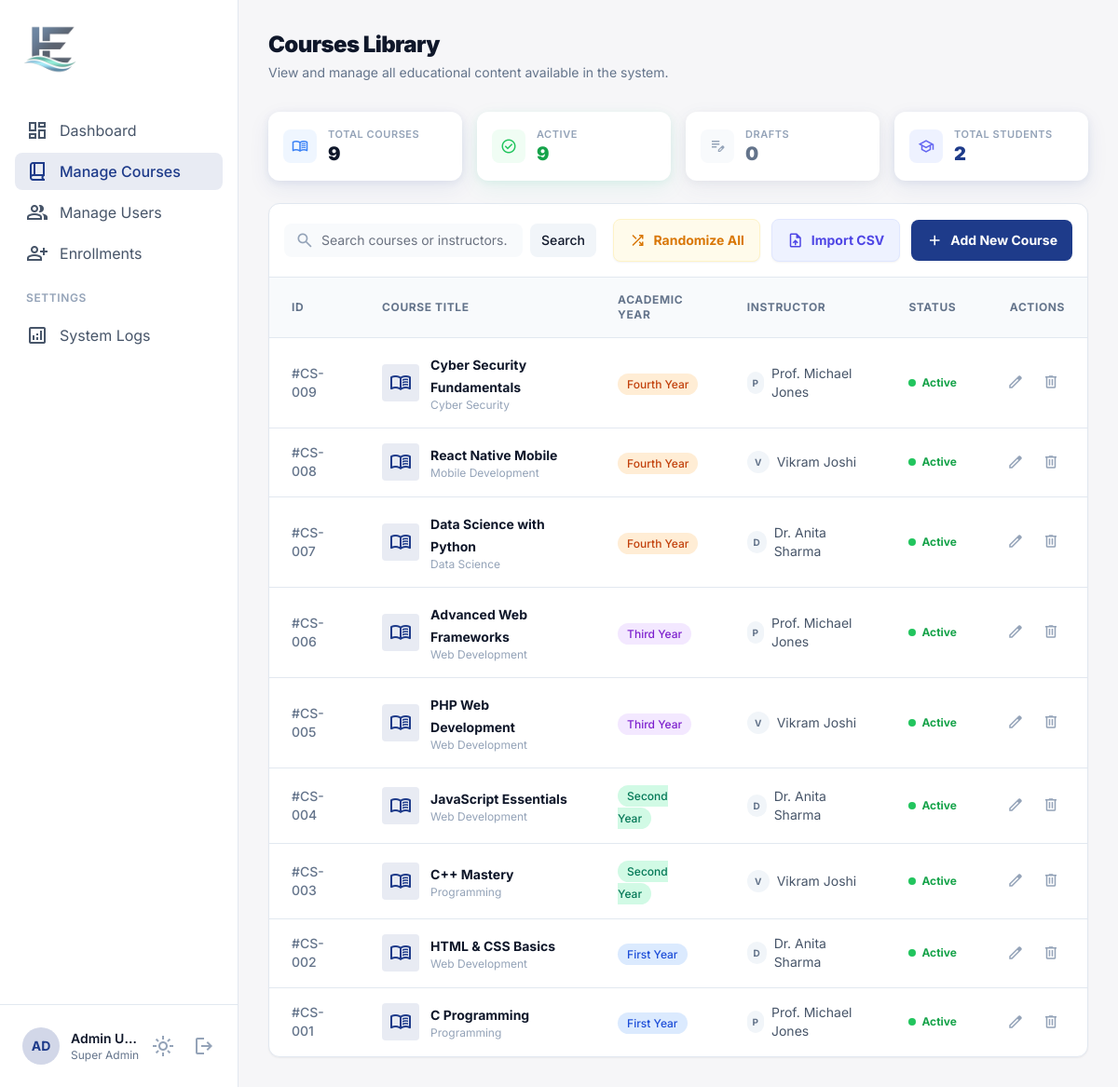
The page /admin/courses.php (signed in) on the database its author committed.
### tables this page shows
CREATE TABLE IF NOT EXISTS courses (
    id INT AUTO_INCREMENT PRIMARY KEY,
    title VARCHAR(200) NOT NULL,
    description TEXT,
    category VARCHAR(100) DEFAULT NULL,
    academic_year ENUM('First Year','Second Year','Third Year','Fourth Year') DEFAULT 'First Year',
    instructor_id INT DEFAULT NULL,
    status ENUM('active','draft') DEFAULT 'active',
    created_at DATETIME DEFAULT CURRENT_TIMESTAMP,
    FOREIGN KEY (instructor_id) REFERENCES users(id) ON DELETE SET NULL
);

CREATE TABLE IF NOT EXISTS users (
    id INT AUTO_INCREMENT PRIMARY KEY,
    name VARCHAR(150) NOT NULL,
    email VARCHAR(180) NOT NULL UNIQUE,
    password VARCHAR(255) NOT NULL,
    role ENUM('admin', 'instructor', 'student') NOT NULL DEFAULT 'student',
    status ENUM('active', 'inactive') NOT NULL DEFAULT 'active',
    created_at DATETIME DEFAULT CURRENT_TIMESTAMP
);

### config/session.php (called while the page is built, shortened)
<?php
function sanitize($value) {
    return htmlspecialchars(strip_tags(trim($value)), ENT_QUOTES, 'UTF-8');
}

### admin/courses.php (the view, shortened to what this page needs)
<?php
require_once '../config/session.php';
$db = getDB();
$perPage = 50;
$page    = max(1, (int)($_GET['page'] ?? 1));
$offset  = ($page - 1) * $perPage;
$search  = sanitize($_GET['search'] ?? '');
$whereClause = $search ? 'WHERE c.title LIKE :s OR u.name LIKE :s2' : '';
$sql  = "SELECT c.*, u.name AS instructor_name
         FROM courses c
         LEFT JOIN users u ON c.instructor_id = u.id
         $whereClause
         ORDER BY c.id DESC
         LIMIT :limit OFFSET :offset";
$stmt = $db->prepare($sql);
$stmt->bindValue(':limit', $perPage, PDO::PARAM_INT);
$stmt->bindValue(':offset', $offset, PDO::PARAM_INT);
$stmt->execute();
$courses = $stmt->fetchAll();
$totalActive = $db->query("SELECT COUNT(*) FROM courses WHERE status='active'")->fetchColumn();
$totalDraft  = $db->query("SELECT COUNT(*) FROM courses WHERE status='draft'")->fetchColumn();
$totalAll    = $db->query("SELECT COUNT(*) FROM courses")->fetchColumn();
$totalEnrolled = $db->query("SELECT COUNT(DISTINCT student_id) FROM enrollments")->fetchColumn();
$yearColors = [
    'First Year'  => 'bg-blue-100 text-blue-700',
    'Second Year' => 'bg-emerald-100 text-emerald-700',
    'Third Year'  => 'bg-purple-100 text-purple-700',
    'Fourth Year' => 'bg-orange-100 text-orange-700',
];
require_once '../includes/admin_sidebar.php';
?>
<div class="p-8">
  <div class="mb-8">
    <h2 class="text-2xl font-black text-slate-900 dark:text-white tracking-tight">Courses Library</h2>
    <p class="text-slate-500 dark:text-slate-400 text-sm mt-1">View and manage all educational content available in the system.</p>
  </div>
  <div class="grid grid-cols-2 lg:grid-cols-4 gap-4 mb-6">
    <div class="bg-white dark:bg-slate-900 rounded-xl p-4 flex items-center gap-3" style="box-shadow:0 2px 8px rgba(30,59,138,0.08),0 8px 24px rgba(30,59,138,0.07)">
      <div class="size-9 rounded-lg bg-blue-50 dark:bg-blue-900/30 flex items-center justify-center flex-shrink-0">
        <span class="material-symbols-outlined text-blue-500 text-[18px]">menu_book</span>
      </div>
      <div class="min-w-0">
        <p class="text-[11px] font-semibold text-slate-400 uppercase tracking-wider truncate">Total Courses</p>
        <p class="text-xl font-black text-slate-900 dark:text-white leading-tight"><?= number_format($totalAll) ?></p>
      </div>
    </div>
    <div class="bg-white dark:bg-slate-900 rounded-xl p-4 flex items-center gap-3" style="box-shadow:0 2px 8px rgba(16,185,129,0.08),0 8px 24px rgba(16,185,129,0.07)">
      <div class="size-9 rounded-lg bg-green-50 dark:bg-green-900/30 flex items-center justify-center flex-shrink-0">
        <span class="material-symbols-outlined text-green-500 text-[18px]">check_circle</span>
      </div>
      <div class="min-w-0">
        <p class="text-[11px] font-semibold text-slate-400 uppercase tracking-wider truncate">Active</p>
        <p class="text-xl font-black text-green-600 leading-tight"><?= number_format($totalActive) ?></p>
      </div>
    </div>
    <div class="bg-white dark:bg-slate-900 rounded-xl p-4 flex items-center gap-3" style="box-shadow:0 2px 8px rgba(100,116,139,0.08),0 8px 24px rgba(100,116,139,0.07)">
      <div class="size-9 rounded-lg bg-slate-50 dark:bg-slate-800 flex items-center justify-center flex-shrink-0">
        <span class="material-symbols-outlined text-slate-400 text-[18px]">edit_note</span>
      </div>
      <div class="min-w-0">
        <p class="text-[11px] font-semibold text-slate-400 uppercase tracking-wider truncate">Drafts</p>
        <p class="text-xl font-black text-slate-500 leading-tight"><?= number_format($totalDraft) ?></p>
      </div>
    </div>
    <div class="bg-white dark:bg-slate-900 rounded-xl p-4 flex items-center gap-3" style="box-shadow:0 2px 8px rgba(30,59,138,0.08),0 8px 24px rgba(30,59,138,0.07)">
      <div class="size-9 rounded-lg bg-indigo-50 dark:bg-indigo-900/30 flex items-center justify-center flex-shrink-0">
        <span class="material-symbols-outlined text-indigo-500 text-[18px]">school</span>
      </div>
      <div class="min-w-0">
        <p class="text-[11px] font-semibold text-slate-400 uppercase tracking-wider truncate">Total Students</p>
        <p class="text-xl font-black text-primary leading-tight"><?= number_format($totalEnrolled) ?></p>
      </div>
    </div>
  </div>
  <div id="coursesTable" class="bg-white dark:bg-slate-900 rounded-xl border border-slate-200 dark:border-slate-800 shadow-sm overflow-hidden">
    <div class="p-4 border-b border-slate-200 dark:border-slate-800 flex flex-wrap items-center justify-between gap-4">
      <form method="GET" class="flex items-center gap-2">
        <div class="relative">
          <span class="material-symbols-outlined absolute left-3 top-1/2 -translate-y-1/2 text-slate-400 text-xl">search</span>
          <input name="search" value="<?= htmlspecialchars($search) ?>" class="pl-10 pr-4 py-2 bg-slate-50 dark:bg-slate-800 border-none rounded-lg text-sm focus:ring-2 focus:ring-primary w-64" placeholder="Search courses or instructors..." type="text"/>
        </div>
        <button type="submit" class="px-3 py-2 bg-slate-100 hover:bg-slate-200 dark:bg-slate-800 dark:hover:bg-slate-700 rounded-lg text-sm font-medium">Search</button>
      </form>
      <div class="flex items-center gap-3">
        <a href="/CMS/api/randomize_instructors.php" onclick="return confirm('This will randomly assign all courses to active instructors. Continue?')" class="bg-amber-50 text-amber-600 hover:bg-amber-100 dark:bg-amber-500/10 dark:text-amber-400 dark:hover:bg-amber-500/20 px-4 py-2 rounded-lg text-sm font-bold flex items-center gap-2 transition-all border border-amber-100 dark:border-amber-500/20 shadow-sm">
          <span class="material-symbols-outlined text-lg">shuffle</span> Randomize All
        </a>
        <button onclick="openImportModal()" class="bg-indigo-50 text-indigo-600 hover:bg-indigo-100 dark:bg-indigo-500/10 dark:text-indigo-400 dark:hover:bg-indigo-500/20 px-4 py-2 rounded-lg text-sm font-bold flex items-center gap-2 transition-all border border-indigo-100 dark:border-indigo-500/20 shadow-sm">
          <span class="material-symbols-outlined text-lg">upload_file</span> Import CSV
        </button>
        <button onclick="openAddModal()" class="bg-primary text-white px-4 py-2 rounded-lg text-sm font-bold flex items-center gap-2 hover:bg-primary/90 transition-all shadow-sm">
          <span class="material-symbols-outlined text-lg">add</span> Add New Course
        </button>
      </div>
    </div>
    <div class="overflow-x-auto">
      <table class="w-full text-left border-collapse">
        <thead>
          <tr class="bg-slate-50 dark:bg-slate-800/50 border-b border-slate-200 dark:border-slate-800">
            <th class="px-6 py-4 text-xs font-bold text-slate-500 uppercase tracking-wider">ID</th>
            <th class="px-6 py-4 text-xs font-bold text-slate-500 uppercase tracking-wider">Course Title</th>
            <th class="px-6 py-4 text-xs font-bold text-slate-500 uppercase tracking-wider">Academic Year</th>
            <th class="px-6 py-4 text-xs font-bold text-slate-500 uppercase tracking-wider">Instructor</th>
            <th class="px-6 py-4 text-xs font-bold text-slate-500 uppercase tracking-wider">Status</th>
            <th class="px-6 py-4 text-xs font-bold text-slate-500 uppercase tracking-wider text-right">Actions</th>
          </tr>
        </thead>
        <tbody class="divide-y divide-slate-200 dark:divide-slate-800">
          <?php if (empty($courses)): ?>
          <tr><td colspan="6" class="px-6 py-10 text-center text-slate-400">No courses found. <button onclick="openAddModal()" class="text-primary underline ml-1">Add your first course.</button></td></tr>
          <?php else: ?>
          <?php foreach ($courses as $c):
            $yearCls = $yearColors[$c['academic_year']] ?? 'bg-slate-100 text-slate-600';
          ?>
          <tr id="course-<?= $c['id'] ?>" class="hover:bg-slate-50 dark:hover:bg-slate-800/30 transition-colors">
            <td class="px-6 py-4 text-sm font-medium text-slate-500">#CS-<?= str_pad($c['id'],3,'0',STR_PAD_LEFT) ?></td>
            <td class="px-6 py-4">
              <div class="flex items-center gap-3">
                <div class="size-10 rounded bg-primary/10 flex-shrink-0 flex items-center justify-center overflow-hidden">
                  <?php if (!empty($c['image'])): ?>
                  <img src="/CMS/<?= htmlspecialchars($c['image']) ?>" alt="<?= htmlspecialchars($c['title']) ?>" class="w-full h-full object-cover">
                  <?php else: ?>
                  <span class="material-symbols-outlined text-primary">menu_book</span>
                  <?php endif; ?>
                </div>
                <div>
                  <span class="text-sm font-bold text-slate-900 dark:text-white"><?= htmlspecialchars($c['title']) ?></span>
                  <?php if ($c['category']): ?>
                  <p class="text-xs text-slate-400"><?= htmlspecialchars($c['category']) ?></p>
                  <?php endif; ?>
                </div>
              </div>
            </td>
            <td class="px-6 py-4">
              <span class="px-2.5 py-1 text-xs font-medium <?= $yearCls ?> rounded-full"><?= htmlspecialchars($c['academic_year']) ?></span>
            </td>
            <td class="px-6 py-4 text-sm text-slate-600 dark:text-slate-300">
              <?php if ($c['instructor_id']): ?>
              <div class="flex items-center gap-2">
                <div class="size-6 rounded-full bg-slate-100 dark:bg-slate-800 flex items-center justify-center text-[10px] font-bold text-slate-500">
                  <?= strtoupper(substr($c['instructor_name'], 0, 1)) ?>
                </div>
                <span><?= htmlspecialchars($c['instructor_name']) ?></span>
              </div>
              <?php else: ?>
              <span class="flex items-center gap-1.5 text-rose-500 font-bold bg-rose-50 dark:bg-rose-500/10 px-2 py-1 rounded w-fit">
                <span class="material-symbols-outlined text-[16px]">warning</span> Unassigned
              </span>
              <?php endif; ?>
            </td>
            <td class="px-6 py-4">
              <?php if ($c['status']==='active'): ?>
              <div class="flex items-center gap-1.5 text-green-600">
                <span class="size-2 bg-green-500 rounded-full"></span><span class="text-xs font-bold">Active</span>
              </div>
              <?php else: ?>
              <div class="flex items-center gap-1.5 text-slate-400">
                <span class="size-2 bg-slate-300 rounded-full"></span><span class="text-xs font-bold">Draft</span>
              </div>
              <?php endif; ?>
            </td>
            <td class="px-6 py-4 text-right">
              <div class="flex items-center justify-end gap-2">
                <button onclick="openEditModal(<?= htmlspecialchars(json_encode($c)) ?>)" class="p-1.5 hover:bg-slate-100 dark:hover:bg-slate-700 rounded-lg text-slate-400 hover:text-primary transition-colors">
                  <span class="material-symbols-outlined text-lg">edit</span>
                </button>
                <button onclick="confirmDelete('/CMS/api/course_action.php',<?= $c['id'] ?>,'<?= addslashes($c['title']) ?>')" class="p-1.5 hover:bg-red-50 rounded-lg text-slate-400 hover:text-red-500 transition-colors">
                  <span class="material-symbols-outlined text-lg">delete</span>
                </button>
              </div>
            </td>
          </tr>
          <?php endforeach; ?>
          <?php endif; ?>
        </tbody>
      </table>
    </div>
  </div>
</div>
<?php require_once '../includes/admin_footer.php'; ?>

### includes/admin_sidebar.php (shortened to what this page needs)
<?php
$currentPage = basename($_SERVER['PHP_SELF']);
?>
<!DOCTYPE html>
<html lang="en">
<head>
<script src="https://cdn.tailwindcss.com?plugins=forms,container-queries"></script>
</head>
<body class="bg-background-light dark:bg-background-dark text-slate-900 dark:text-slate-100 font-display">
<div class="flex min-h-screen">
<aside class="w-64 border-r border-slate-200 dark:border-slate-800 bg-white dark:bg-slate-900 flex flex-col sticky top-0 h-screen shrink-0 z-30">
  <a href="/CMS/admin/dashboard.php" class="p-6 flex items-center hover:opacity-80 transition-opacity cursor-pointer">
    <img src="/CMS/assets/images/logo.png" alt="Logo" class="h-14 w-auto object-contain">
  </a>
  <nav class="flex-1 px-4 py-4 space-y-1">
    <?php
    $navItems = [
      ['href'=>'/CMS/admin/dashboard.php',   'icon'=>'dashboard',          'label'=>'Dashboard'],
      ['href'=>'/CMS/admin/courses.php',      'icon'=>'book_2',             'label'=>'Manage Courses'],
      ['href'=>'/CMS/admin/users.php',        'icon'=>'group',              'label'=>'Manage Users'],
      ['href'=>'/CMS/admin/enrollments.php',  'icon'=>'person_add',         'label'=>'Enrollments'],
    ];
    foreach ($navItems as $item):
      $isActive = (basename($item['href']) === $currentPage);
      $cls = $isActive
        ? 'flex items-center gap-3 px-3 py-2 rounded-lg bg-primary/10 text-primary font-medium'
        : 'flex items-center gap-3 px-3 py-2 rounded-lg text-slate-600 dark:text-slate-400 hover:bg-slate-50 dark:hover:bg-slate-800 transition-colors';
    ?>
    <a class="<?= $cls ?>" href="<?= $item['href'] ?>">
      <span class="material-symbols-outlined"><?= $item['icon'] ?></span>
      <span><?= $item['label'] ?></span>
    </a>
    <?php endforeach; ?>
    <div class="pt-4 pb-2 px-3 text-xs font-semibold text-slate-400 uppercase tracking-wider">Settings</div>
    <?php
    $settingsItems = [
      ['href'=>'/CMS/admin/system_logs.php','icon'=>'analytics','label'=>'System Logs'],
    ];
    foreach ($settingsItems as $item):
    ?>
    <a class="flex items-center gap-3 px-3 py-2 rounded-lg text-slate-600 dark:text-slate-400 hover:bg-slate-50 dark:hover:bg-slate-800 transition-colors" href="<?= $item['href'] ?>">
      <span class="material-symbols-outlined"><?= $item['icon'] ?></span>
      <span><?= $item['label'] ?></span>
    </a>
    <?php endforeach; ?>
  </nav>
  <div class="p-4 border-t border-slate-200 dark:border-slate-800">
    <div class="flex items-center gap-3 p-2">
      <div class="w-10 h-10 rounded-full bg-primary/20 flex items-center justify-center text-primary font-bold text-sm">
        <?= strtoupper(substr($_SESSION['user_name'] ?? 'A', 0, 2)) ?>
      </div>
      <div class="flex-1 min-w-0">
        <p class="text-sm font-semibold truncate"><?= htmlspecialchars($_SESSION['user_name'] ?? 'Admin') ?></p>
        <p class="text-xs text-slate-500 truncate">Super Admin</p>
      </div>
      <button onclick="toggleTheme()" title="Toggle Dark Mode" class="flex items-center justify-center mr-2">
        <span class="material-symbols-outlined text-slate-400 cursor-pointer hover:text-primary transition-colors">light_mode</span>
      </button>
      <a href="/CMS/auth/logout.php" title="Logout" class="flex items-center justify-center">
        <span class="material-symbols-outlined text-slate-400 cursor-pointer hover:text-red-500 transition-colors">logout</span>
      </a>
    </div>
  </div>
</aside>
<main class="flex-1 overflow-y-auto">

### includes/admin_footer.php
</main>
</div>
</body>
</html>

### includes/admin_sidebar.php (style rules this page uses)
body { font-family:'Inter',sans-serif; }
.material-symbols-outlined { font-variation-settings:'FILL' 0,'wght' 400,'GRAD' 0,'opsz' 24; }

### admin/courses.php (style rules this page uses)
html { scroll-behavior: smooth; }

### rows shown on the page
courses: id "009", title "Cyber Security Fundamentals", category "Cyber Security", academic_year "Fourth Year", instructor.name "P", instructor.name "Prof. Michael Jones", status "active" (drawn)
courses: id "008", title "React Native Mobile", category "Mobile Development", academic_year "Fourth Year", instructor.name "V", instructor.name "Vikram Joshi", status "active" (drawn)
courses: id "007", title "Data Science with Python", category "Data Science", academic_year "Fourth Year", instructor.name "D", instructor.name "Dr. Anita Sharma", status "active" (drawn)
courses: id "006", title "Advanced Web Frameworks", category "Web Development", academic_year "Third Year", instructor.name "P", instructor.name "Prof. Michael Jones", status "active" (drawn)
courses: id "005", title "PHP Web Development", category "Web Development", academic_year "Third Year", instructor.name "V", instructor.name "Vikram Joshi", status "active" (drawn)
courses: id "004", title "JavaScript Essentials", category "Web Development", academic_year "Second Year", instructor.name "D", instructor.name "Dr. Anita Sharma", status "active" (drawn)
courses: id "003", title "C++ Mastery", category "Programming", academic_year "Second Year", instructor.name "V", instructor.name "Vikram Joshi", status "active" (drawn)
courses: id "002", title "HTML & CSS Basics", category "Web Development", academic_year "First Year", instructor.name "D", instructor.name "Dr. Anita Sharma", status "active" (drawn)
courses: id "001", title "C Programming", category "Programming", academic_year "First Year", instructor.name "P", instructor.name "Prof. Michael Jones", status "active" (drawn)

### other values the page prints
$item['label'] "Dashboard"
$item['label'] "Manage Courses"
$item['label'] "Manage Users"
$item['label'] "Enrollments"
$item['label'] "System Logs"
substr($_SESSION['user_name'] ?? 'A', 0, 2) "AD"
$_SESSION['user_name'] "Admin U…"
$totalAll "9"
$totalActive "9"
$totalDraft "0"
$totalEnrolled "2"
